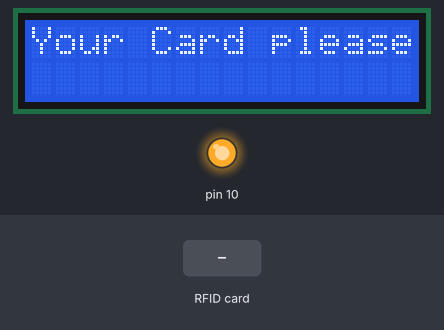
Simulated run of this sketch. Board: Arduino Uno, built with avr-gcc and run on an emulated ATmega328P. Parts: 16×2 character LCD, output pins drawn as LEDs (lit = HIGH). Inputs (shaded band) come from the test bench. What the sketch prints to the serial monitor is not drawn.

Above: at 1.3 s.
1.4 s: RFID card 0B 23 9B 15 held to the reader
At 2.3 s:
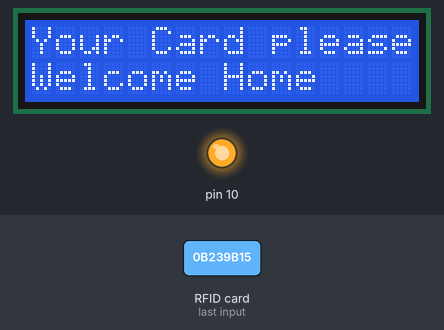
4.4 s: RFID card 5E 7A 19 C4 held to the reader
At 5.1 s:
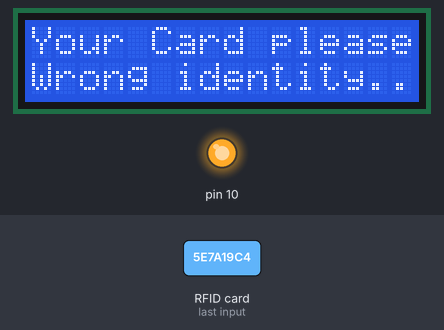
Timing chart, 0 to 7.4 s (numbered marks = the images above; inputs shaded):
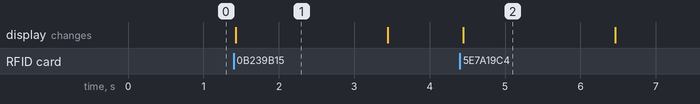

Measured:
- after the input at 1.4 s, the display: changes at once (image 1)
- after the input at 4.4 s, the display: changes at once (image 2)
- what the display in image 1 shows lasts 2.0 s, from 1.4 s to 3.4 s

The sketch:

display.ino
```cpp
#include <SPI.h>                  // Include SPI library for RFID communication
#include <MFRC522.h>              // Include MFRC522 library for RFID
#include <Wire.h>                 // Include Wire library for I2C communication
#include <LiquidCrystal_I2C.h>    // Include LiquidCrystal_I2C library for LCD

// RFID pins
#define SS_PIN 5                 // Define Slave Select pin for RFID
#define RST_PIN 2                // Define Reset pin for RFID

MFRC522 rfid(SS_PIN, RST_PIN);    // Create MFRC522 instance with defined SS and RST pins

// I2C LCD address (typically 0x27 or 0x3F)
LiquidCrystal_I2C lcd(0x27, 16, 2); // Create LCD instance with I2C address 0x27, 16 columns, and 2 rows

// Predefined UID for authorized card
byte authorizedUID[] = {0x0B, 0x23, 0x9B, 0x15}; // Example UID (change this to your card's UID)

void setup() {
  Serial.begin(9600);             // Start serial communication at 9600 baud rate

  // Initialize RFID
  SPI.begin();                    // Initiate SPI bus
  rfid.PCD_Init();                // Initiate MFRC522 RFID module

  // Initialize LCD
  lcd.init();                     // Initialize the LCD
  lcd.backlight();                // Turn on the LCD backlight
  lcd.clear();                    // Clear the LCD screen
  lcd.setCursor(0, 0);            // Set cursor to the first column of the first row
  lcd.print("Your Card please");  // Display initial message on the first row of the LCD
}

void loop() {
  // Look for new cards
  if (!rfid.PICC_IsNewCardPresent() || !rfid.PICC_ReadCardSerial()) {
    return;                       // If no new card is present, exit the loop
  }

  // Display UID on Serial Monitor
  Serial.print("UID tag: ");
  String content = "";            // Create a string to hold the UID content
  for (byte i = 0; i < rfid.uid.size; i++) {
    Serial.print(rfid.uid.uidByte[i] < 0x10 ? " 0" : " ");
    Serial.print(rfid.uid.uidByte[i], HEX); // Print each byte of the UID in HEX format
    content.concat(String(rfid.uid.uidByte[i] < 0x10 ? " 0" : " "));
    content.concat(String(rfid.uid.uidByte[i], HEX)); // Append each byte to the content string
  }
  Serial.println();
  Serial.println();

  // Check if the scanned UID matches the authorized UID
  bool authorized = true;
  for (byte i = 0; i < rfid.uid.size; i++) {
    if (rfid.uid.uidByte[i] != authorizedUID[i]) {
      authorized = false;
      break;
    }
  }

  // Display appropriate message on the second row of the LCD
  lcd.setCursor(0, 1);            // Set cursor to the first column of the second row
  if (authorized) {
    lcd.print("Welcome Home     ");    // Display welcome message for authorized UID, with spaces to overwrite any previous text
  } else {
    lcd.print("Wrong identity..."); // Display error message for unauthorized UID
  }

  delay(2000);                    // Hold the display for 2 seconds
  lcd.setCursor(0, 1);            // Set cursor to the first column of the second row
  lcd.print("                ");  // Clear the second row by printing spaces

  // Halt PICC
  rfid.PICC_HaltA();              // Halt the PICC (card)
}
```
